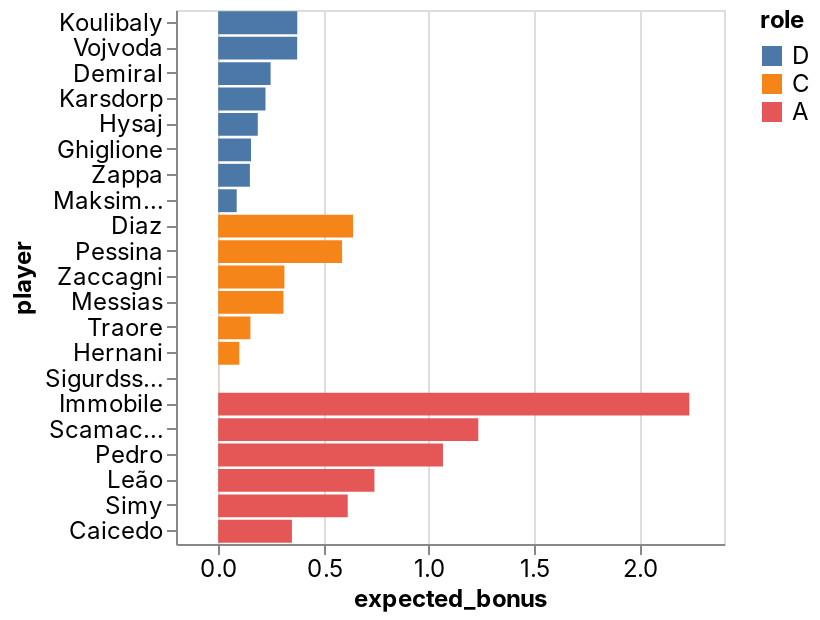

This figure's notebook cell:
### Code cell
_deepnote_run_altair(fanta_team, """{"$schema":"https://vega.github.io/schema/vega-lite/v4.json","mark":{"type":"bar","tooltip":{"content":"data"}},"height":220,"autosize":{"type":"fit"},"data":{"name":"placeholder"},"encoding":{"x":{"field":"expected_bonus","type":"quantitative","sort":null,"scale":{"type":"linear","zero":false}},"y":{"field":"player","type":"nominal","sort":null,"scale":{"type":"linear","zero":true}},"color":{"field":"role","type":"nominal","sort":null,"scale":{"type":"linear","zero":false}}}}""")

### Figure 1 — Vega-Lite specification as saved in the notebook (floating-point values rounded to 4 significant figures)
{"config": {"view": {"continuousWidth": 400, "continuousHeight": 300}, "area": {"fill": "#51C0E9"}, "axis": {"labelFont": "Inter, sans-serif", "labelFontSize": 12, "labelFontWeight": "normal", "labelLimit": 60, "labelOverlap": "greedy", "titleFont": "Inter, sans-serif", "titleFontSize": 12, "titleFontWeight": "bold"}, "background": "#ffffff", "legend": {"labelFont": "Inter, sans-serif", "labelFontSize": 12, "titleFont": "Inter, sans-serif", "titleFontSize": 12, "titleFontWeight": "bold"}, "line": {"stroke": "#51C0E9", "strokeWidth": 2}, "rect": {"fill": "#51C0E9"}, "title": {"anchor": "start", "color": "#000000", "font": "Inter, sans-serif", "fontSize": 22, "fontWeight": "normal"}}, "data": {"name": "data-7c144e0dd9ef64d6c7e496086a96309a"}, "mark": {"type": "bar", "tooltip": {"content": "data"}}, "autosize": {"type": "fit"}, "encoding": {"color": {"type": "nominal", "field": "role", "scale": {"type": "linear", "zero": false}, "sort": null}, "x": {"type": "quantitative", "field": "expected_bonus", "scale": {"type": "linear", "zero": false}, "sort": null}, "y": {"type": "nominal", "field": "player", "scale": {"type": "linear", "zero": true}, "sort": null}}, "height": 300, "width": "container", "$schema": "https://vega.github.io/schema/vega-lite/v4.json", "datasets": {"data-7c144e0dd9ef64d6c7e496086a96309a": [{"role": "D", "player": "Koulibaly", "home_team": "Napoli", "away_team": "Salernitana", "expected_bonus": 0.3754}, {"role": "D", "player": "Vojvoda", "home_team": "Torino", "away_team": "Sassuolo", "expected_bonus": 0.3749}, {"role": "D", "player": "Demiral", "home_team": "Lazio", "away_team": "Atalanta", "expected_bonus": 0.2489}, {"role": "D", "player": "Karsdorp", "home_team": "Empoli", "away_team": "Roma", "expected_bonus": 0.2247}, {"role": "D", "player": "Hysaj", "home_team": "Lazio", "away_team": "Atalanta", "expected_bonus": 0.188}, {"role": "D", "player": "Ghiglione", "home_team": "Genoa", "away_team": "Udinese", "expected_bonus": 0.1561}, {"role": "D", "player": "Zappa", "home_team": "Cagliari", "away_team": "Fiorentina", "expected_bonus": 0.1505}, {"role": "D", "player": "Maksimovic", "home_team": "Genoa", "away_team": "Udinese", "expected_bonus": 0.08796}, {"role": "C", "player": "Diaz", "home_team": "AC Milan", "away_team": "Juventus", "expected_bonus": 0.64}, {"role": "C", "player": "Pessina", "home_team": "Lazio", "away_team": "Atalanta", "expected_bonus": 0.5881}, {"role": "C", "player": "Zaccagni", "home_team": "Lazio", "away_team": "Atalanta", "expected_bonus": 0.3143}, {"role": "C", "player": "Messias", "home_team": "AC Milan", "away_team": "Juventus", "expected_bonus": 0.3097}, {"role": "C", "player": "Traore", "home_team": "Torino", "away_team": "Sassuolo", "expected_bonus": 0.153}, {"role": "C", "player": "Hernani", "home_team": "Genoa", "away_team": "Udinese", "expected_bonus": 0.1002}, {"role": "C", "player": "Sigurdsson", "home_team": "Inter", "away_team": "Venezia", "expected_bonus": -0.0004359}, {"role": "A", "player": "Immobile", "home_team": "Lazio", "away_team": "Atalanta", "expected_bonus": 2.235}, {"role": "A", "player": "Scamacca", "home_team": "Torino", "away_team": "Sassuolo", "expected_bonus": 1.234}, {"role": "A", "player": "Pedro", "home_team": "Cagliari", "away_team": "Fiorentina", "expected_bonus": 1.067}, {"role": "A", "player": "Leão", "home_team": "AC Milan", "away_team": "Juventus", "expected_bonus": 0.7414}, {"role": "A", "player": "Simy", "home_team": "Napoli", "away_team": "Salernitana", "expected_bonus": 0.6148}, {"role": "A", "player": "Caicedo", "home_team": "Genoa", "away_team": "Udinese", "expected_bonus": 0.35}]}}
